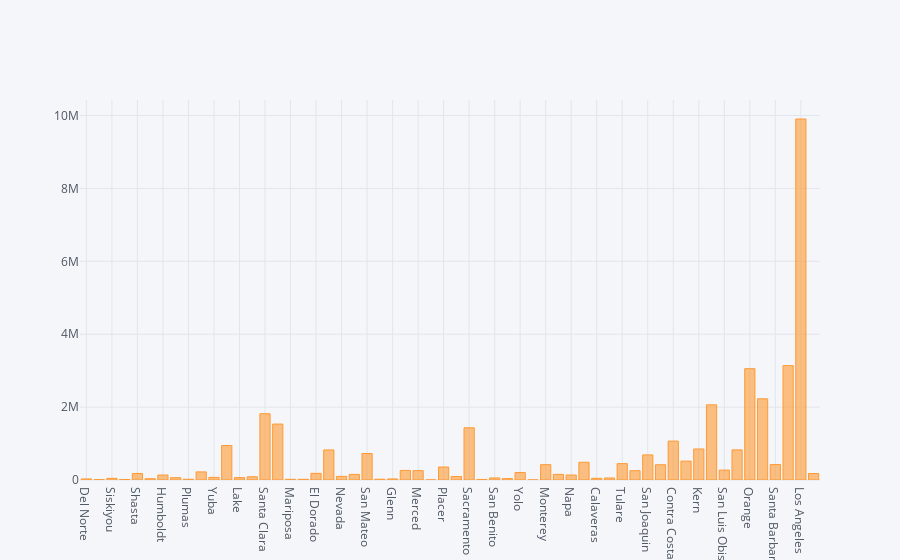

The cell this chart's notebook holds for it:
### Code cell
county_df['POP2012'].iplot(kind='bar')

### Figure 1 — Plotly figure (JSON) as saved in the notebook; plotly's stock layout.template omitted (floating-point values rounded to 4 significant figures)
{"data": [{"marker": {"color": "rgba(255, 153, 51, 0.6)", "line": {"color": "rgba(255, 153, 51, 1.0)", "width": 1}}, "name": "POP2012", "orientation": "v", "text": "", "type": "bar", "x": ["Del Norte", "Modoc", "Siskiyou", "Trinity", "Shasta", "Lassen", "Humboldt", "Tehama", "Plumas", "Butte", "Yuba", "Fresno", "Lake", "Mendocino", "Santa Clara", "Alameda", "Mariposa", "Inyo", "El Dorado", "San Francisco", "Nevada", "Madera", "San Mateo", "Colusa", "Glenn", "Santa Cruz", "Merced", "Sierra", "Placer", "Sutter", "Sacramento", "Mono", "San Benito", "Amador", "Yolo", "Alpine", "Monterey", "Kings", "Napa", "Sonoma", "Calaveras", "Tuolumne", "Tulare", "Marin", "San Joaquin", "Solano", "Contra Costa", "Stanislaus", "Kern", "San Bernardino", "San Luis Obispo", "Ventura", "Orange", "Riverside", "Santa Barbara", "San Diego", "Los Angeles", "Imperial"], "y": [28685, 9791, 45200, 14063, 178831, 35039, 136375, 63757, 20000, 222350, 72822, 944788, 65253, 88094, 1819137, 1534551, 18455, 18611, 182494, 824334, 99951, 153025, 726677, 21780, 28516, 262470, 256841, 3226, 356116, 95619, 1432457, 14418, 56501, 38354, 204322, 1148, 420465, 155039, 135855, 487061, 46212, 55331, 448724, 255509, 688477, 418187, 1067570, 518549, 851089, 2062041, 271619, 825977, 3054269, 2227789, 423800, 3137431, 9904341, 178091]}], "layout": {"legend": {"bgcolor": "#F5F6F9", "font": {"color": "#4D5663"}}, "paper_bgcolor": "#F5F6F9", "plot_bgcolor": "#F5F6F9", "titlefont": {"color": "#4D5663"}, "xaxis1": {"gridcolor": "#E1E5ED", "showgrid": true, "tickfont": {"color": "#4D5663"}, "title": "", "titlefont": {"color": "#4D5663"}, "zerolinecolor": "#E1E5ED"}, "yaxis1": {"gridcolor": "#E1E5ED", "showgrid": true, "tickfont": {"color": "#4D5663"}, "title": "", "titlefont": {"color": "#4D5663"}, "zerolinecolor": "#E1E5ED"}}}
